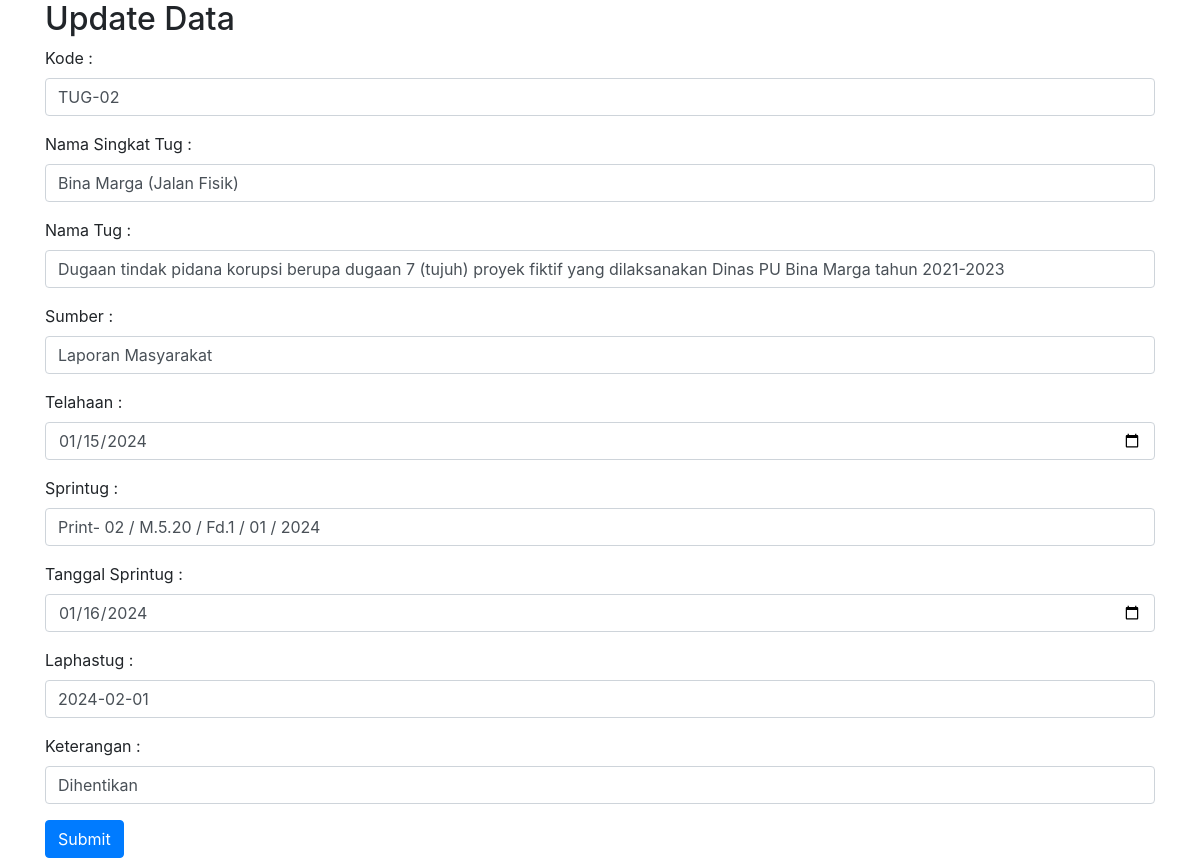
The app's page /file/update.php?id=2 with its own data.
### tables this page shows
CREATE TABLE `crud_kejaksaan` (
  `id` int(100) NOT NULL,
  `kode` varchar(100) NOT NULL,
  `nama_singkat_tug` varchar(50) NOT NULL,
  `nama_tug` varchar(222) NOT NULL,
  `sumber` varchar(300) NOT NULL,
  `telaahan` date NOT NULL,
  `sprintug` varchar(100) NOT NULL,
  `tanggal_sprintug` date NOT NULL,
  `laphastug` varchar(30) NOT NULL,
  `keterangan` varchar(50) NOT NULL
);

### file/update.php (the view, shortened to what this page needs)
<!DOCTYPE html>
<html>
<head>
    <link rel="stylesheet" href="https://cdn.jsdelivr.net/npm/bootstrap@4.6.1/dist/css/bootstrap.min.css">
</head>
<body>
<div class="container">
    <?php
    include "koneksi.php";
    function input($data) {
        $data = trim($data);
        $data = stripslashes($data);
        $data = htmlspecialchars($data);
        return $data;
    }
    if (isset($_GET['id'])) {
        $id = input($_GET["id"]);
        $sql = "SELECT * FROM crud_kejaksaan WHERE id=$id";
        $hasil = mysqli_query($kon, $sql);
        $data = mysqli_fetch_assoc($hasil);
    }
    ?>
    <h2>Update Data</h2>
    <form action="<?php echo htmlspecialchars($_SERVER["PHP_SELF"]); ?>" method="post">
        <div class="form-group">
            <label>Kode :</label>
            <input type="text" name="kode" class="form-control" placeholder="Masukan kode" value="<?php echo isset($data['kode']) ? $data['kode'] : ''; ?>" required />
        </div>
        <div class="form-group">
            <label>Nama Singkat Tug :</label>
            <input type="text" name="nama_singkat_tug" class="form-control" placeholder="Masukan Nama Singkat Tug" value="<?php echo isset($data['nama_singkat_tug']) ? $data['nama_singkat_tug'] : ''; ?>" required />
        </div>
        <div class="form-group">
            <label>Nama Tug :</label>
            <input type="text" name="nama_tug" class="form-control" placeholder="Masukan Nama Tug" value="<?php echo isset($data['nama_tug']) ? $data['nama_tug'] : ''; ?>" required />
        </div>
        <div class="form-group">
            <label>Sumber :</label>
            <input type="text" name="sumber" class="form-control" placeholder="Masukan Sumber" value="<?php echo isset($data['sumber']) ? $data['sumber'] : ''; ?>" required />
        </div>
        <div class="form-group">
            <label>Telahaan :</label>
            <input type="date" name="telaahan" class="form-control" placeholder="Masukan telaahan" value="<?php echo isset($data['telaahan']) ? $data['telaahan'] : ''; ?>" required />
        </div>
        <div class="form-group">
            <label>Sprintug :</label>
            <input type="text" name="sprintug" class="form-control" placeholder="Masukan sprintug" value="<?php echo isset($data['sprintug']) ? $data['sprintug'] : ''; ?>" required />
        </div>
        <div class="form-group">
            <label>Tanggal Sprintug :</label>
            <input type="date" name="tanggal_sprintug" class="form-control" placeholder="Masukan Tanggal Sprintug" value="<?php echo isset($data['tanggal_sprintug']) ? $data['tanggal_sprintug'] : ''; ?>" required />
        </div>
        <div class="form-group">
            <label>Laphastug :</label>
            <input type="text" name="laphastug" class="form-control" placeholder="Masukan laphastug" value="<?php echo isset($data['laphastug']) ? $data['laphastug'] : ''; ?>" required />
        </div>
        <div class="form-group">
            <label>Keterangan :</label>
            <input type="text" name="keterangan" class="form-control" placeholder="Masukan Keterangan" value="<?php echo isset($data['keterangan']) ? $data['keterangan'] : ''; ?>" required />
        </div>
        <button type="submit" name="submit" class="btn btn-primary">Submit</button>
    </form>
</div>
</body>
</html>

### records on screen
crud_kejaksaan: kode "TUG-02", nama_singkat_tug "Bina Marga (Jalan Fisik)", nama_tug "Dugaan tindak pidana korupsi berupa dugaan 7 (tujuh) proyek fiktif yang dilaksanakan Dinas PU Bina Marga tahun 2021-2023", sumber "Laporan Masyarakat", telaahan "01/15/2024", sprintug "Print- 02 / M.5.20 / Fd.1 / 01 / 2024", tanggal_sprintug "01/16/2024", laphastug "2024-02-01", keterangan "Dihentikan"
